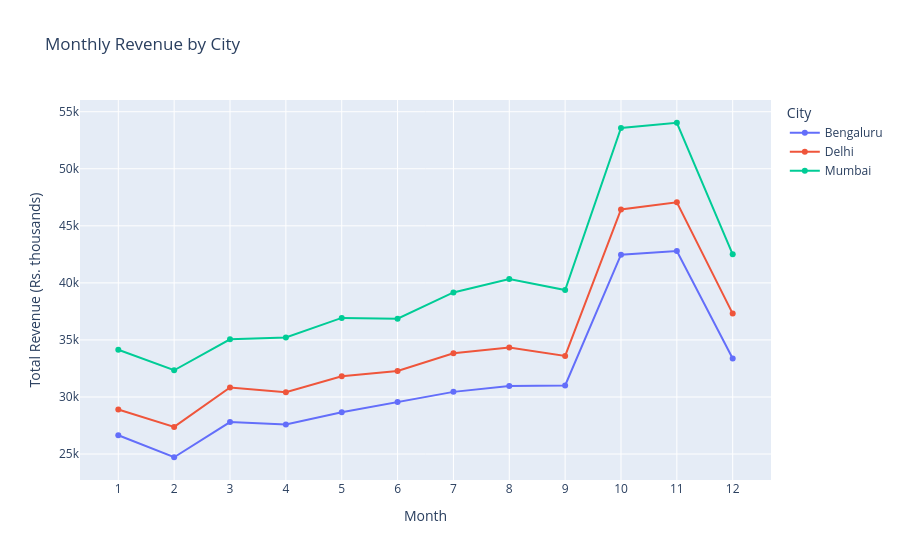

Source (notebook cell):
### Code cell
#Task 7
monthly = clean.groupby(
    ["Month", "City"], as_index=False
)["Revenue"].sum()

fig_a = px.line(
    monthly,
    x="Month",
    y="Revenue",
    color="City",
    markers=True,
    title="Monthly Revenue by City"
)

fig_a.update_layout(
    xaxis_title="Month",
    yaxis_title="Total Revenue (Rs. thousands)",
    xaxis=dict(tickmode="linear", dtick=1)
)

fig_a.show()

### Figure 1 — Plotly figure (JSON) as saved in the notebook; plotly's stock layout.template omitted (floating-point values rounded to 4 significant figures)
{"data": [{"hovertemplate": "City=Bengaluru<br>Month=%{x}<br>Revenue=%{y}<extra></extra>", "legendgroup": "Bengaluru", "line": {"color": "#636efa", "dash": "solid"}, "marker": {"symbol": "circle"}, "mode": "lines+markers", "name": "Bengaluru", "orientation": "v", "showlegend": true, "type": "scatter", "x": [1, 2, 3, 4, 5, 6, 7, 8, 9, 10, 11, 12], "xaxis": "x", "y": [26650.0, 24720.0, 27800.0, 27590.0, 28670.0, 29550.0, 30450.0, 30950.0, 31010.0, 42470.0, 42780.0, 33370.0], "yaxis": "y"}, {"hovertemplate": "City=Delhi<br>Month=%{x}<br>Revenue=%{y}<extra></extra>", "legendgroup": "Delhi", "line": {"color": "#EF553B", "dash": "solid"}, "marker": {"symbol": "circle"}, "mode": "lines+markers", "name": "Delhi", "orientation": "v", "showlegend": true, "type": "scatter", "x": [1, 2, 3, 4, 5, 6, 7, 8, 9, 10, 11, 12], "xaxis": "x", "y": [28900.0, 27380.0, 30830.0, 30420.0, 31810.0, 32280.0, 33830.0, 34330.0, 33600.0, 46440.0, 47070.0, 37310.0], "yaxis": "y"}, {"hovertemplate": "City=Mumbai<br>Month=%{x}<br>Revenue=%{y}<extra></extra>", "legendgroup": "Mumbai", "line": {"color": "#00cc96", "dash": "solid"}, "marker": {"symbol": "circle"}, "mode": "lines+markers", "name": "Mumbai", "orientation": "v", "showlegend": true, "type": "scatter", "x": [1, 2, 3, 4, 5, 6, 7, 8, 9, 10, 11, 12], "xaxis": "x", "y": [34140.0, 32340.0, 35050.0, 35220.0, 36930.0, 36850.0, 39160.0, 40330.0, 39380.0, 53570.0, 54030.0, 42510.0], "yaxis": "y"}], "layout": {"legend": {"title": {"text": "City"}, "tracegroupgap": 0}, "title": {"text": "Monthly Revenue by City"}, "xaxis": {"anchor": "y", "domain": [0, 1], "dtick": 1, "tickmode": "linear", "title": {"text": "Month"}}, "yaxis": {"anchor": "x", "domain": [0, 1], "title": {"text": "Total Revenue (Rs. thousands)"}}}}
